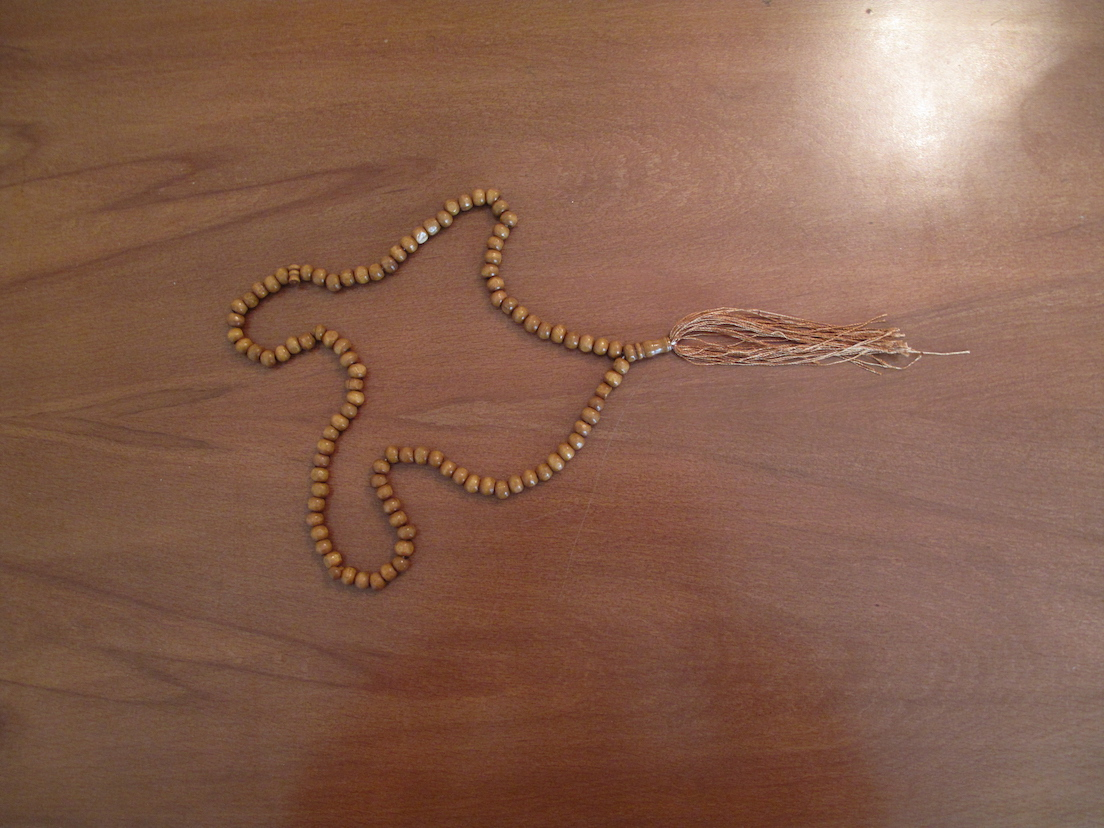
#> input picture Active Contour Segmentation/tasbih.jpg, 1104 x 828 px
$ python ActiveContour.py
#> lines starting #> are read from the running program, lines starting #| are printed output that depends on the picture; after the words box and inside, x2 and y2 are one past the last pixel; in counts of white or black regions, pixels touching at a corner belong together; long printed decimals are rounded
import numpy as np
import cv2
from matplotlib import pyplot as plt
import os


def get_abs_gradient(img):
    sigma = 3
    smoothed = cv2.GaussianBlur(img, (6 * sigma + 1, 6 * sigma + 1), sigma)
    gradient_x = smoothed[:-1, :] - smoothed[1:, :]
    gradient_y = smoothed[:, :-1] - smoothed[:, 1:]

    ret = (gradient_x * gradient_x)[:, :-1] + (gradient_y * gradient_y)[:-1, :]
    none_zero_mask = ret > 20
    print(ret.sum())
    ret = ret * none_zero_mask
    print(ret.sum())
    return ret


def calc_dist(x1, y1, x2, y2):
    return np.sqrt((x1 - x2) ** 2 + (y1 - y2) ** 2)


def get_coord(x, y, state, window_size):
    x += int(state / window_size) - 1
    y += int(state % window_size) - 1
    return x, y


def is_in(x, y, shape):
    return 0 <= x < shape[0] and 0 <= y < shape[1]


def get_mean_d(points):
    n = len(points)
    mean_d = 0
    for i in range(n):
        next = (i + 1) % n
        mean_d += calc_dist(points[i, 0], points[i, 1], points[next, 0], points[next, 1])
    mean_d /= n
    return mean_d


def calc_energy(points, abs_gradient, mean_d):
    internal_energy = calc_internal_energy(points, mean_d)
    external_energy = calc_external_energy(points, abs_gradient)
    landa = 400
    return internal_energy + external_energy * landa


def calc_internal_energy_of_point(points, mean_d, i):
    n = len(points)
    alpha = 1
    betha = 50
    ret = 0
    im1 = (i - 1 + n) % n
    ip1 = (i + 1) % n
    ret += alpha * ((mean_d - calc_dist(points[i, 0], points[i, 1], points[ip1, 0], points[ip1, 0])) ** 2)
    ret += betha * (calc_dist(points[im1, 0] + points[ip1, 0], points[im1, 1] + points[ip1, 1], 2 * points[i, 0],
                              2 * points[i, 1])) ** 2
    return ret


def calc_internal_energy(points, mean_d):
    n = len(points)
    ret = 0
    for i in range(n):
        ret += calc_internal_energy_of_point(points, mean_d, i)
    return ret


def calc_external_energy(points, abs_gradient):
    n = len(points)
    ret = 0
    for i in range(n):
        ret -= abs_gradient[int(points[i, 0]), int(points[i, 1])]
    return ret


def init_points():
    s = np.linspace(0, 2 * np.pi, 300)
    x, y = 400, 550
    radius1, radius2 = 250, 400
    r = x + radius1 * np.sin(s)
    c = y + radius2 * np.cos(s)
    nim_beyzi = np.array([r, c]).T
    return nim_beyzi


rnd = np.random.permutation(300)
def iterate_with_greedy(points, abs_gradient):
    n = len(points)
    inf = 1000_000_000_000
    window_size = 3
    number_of_states = window_size ** 2
    mean_d = get_mean_d(points)
    mean_d *= 0.95
    for i in rnd:
        best_energy = inf
        best_state = (number_of_states + 1) / 2
        for state in range(number_of_states):
            newx, newy = get_coord(points[i, 0], points[i, 1], state, window_size)
            if is_in(newx, newy, abs_gradient.shape):
                oldx, oldy = points[i, 0], points[i, 1]
                points[i, 0], points[i, 1] = newx, newy
                landa = 400
                alpha = 1
                betha = 50
                delta_external_energy = -abs_gradient[int(points[i, 0]), int(points[i, 1])]
                ip1 = (i + 1) % n
                im1 = (i - 1 + n) % n
                # elastic energy
                delta_internal_energy = alpha * ((mean_d - calc_dist(points[i, 0], points[i, 1], points[ip1, 0], points[ip1, 0])) ** 2)
                delta_internal_energy += alpha * ((mean_d - calc_dist(points[i, 0], points[i, 1], points[im1, 0], points[im1, 0])) ** 2)
                delta_internal_energy += betha * ((
                    calc_dist(points[im1, 0] + points[ip1, 0], points[im1, 1] + points[ip1, 1], 2 * points[i, 0],
                              2 * points[i, 1])) ** 2)
                delta_energy = delta_internal_energy + landa * delta_external_energy
                points[i, 0], points[i, 1] = oldx, oldy
                if delta_energy < best_energy:
                    best_energy = delta_energy
                    best_state = state
        best_x, best_y = get_coord(points[i, 0], points[i, 1], best_state, window_size)
        if is_in(best_x, best_y, abs_gradient.shape):
            points[i, 0], points[i, 1] = best_x, best_y


def main():
    img = cv2.imread("tasbih.jpg", cv2.IMREAD_GRAYSCALE)
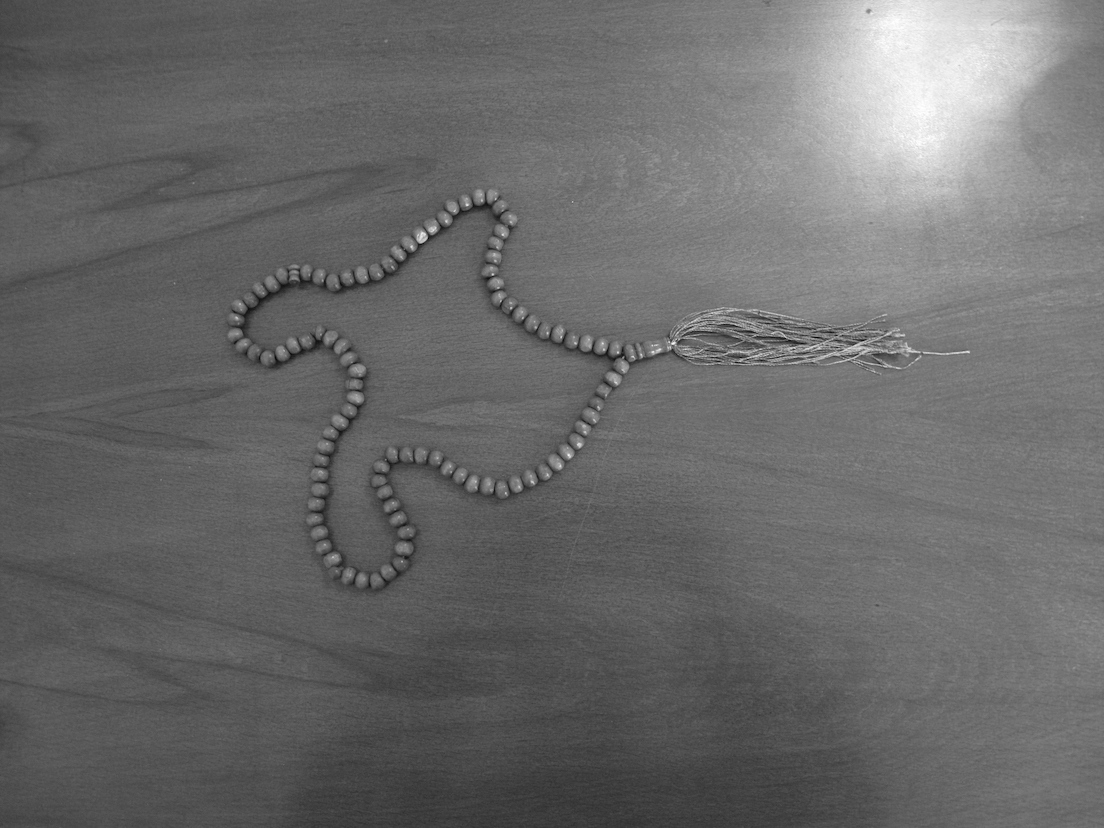
#> img: shape (828, 1104); min 0, max 255, mean 105.9

    abs_gradient = get_abs_gradient(img)
#> in get_abs_gradient, `gradient_x = smoothed[:-1, :] - smoothed[1:, :]`:
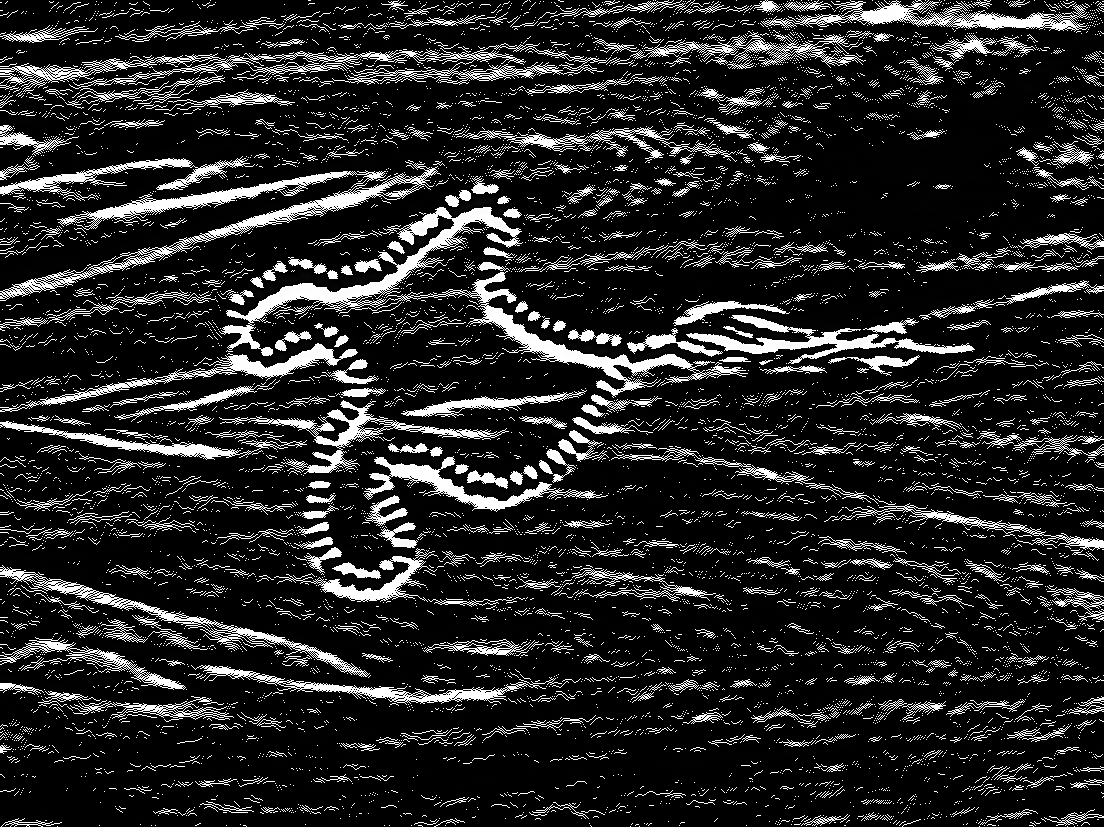
#> gradient_x: shape (827, 1104); min 0, max 255, mean 38
#> in get_abs_gradient, `gradient_y = smoothed[:, :-1] - smoothed[:, 1:]`:
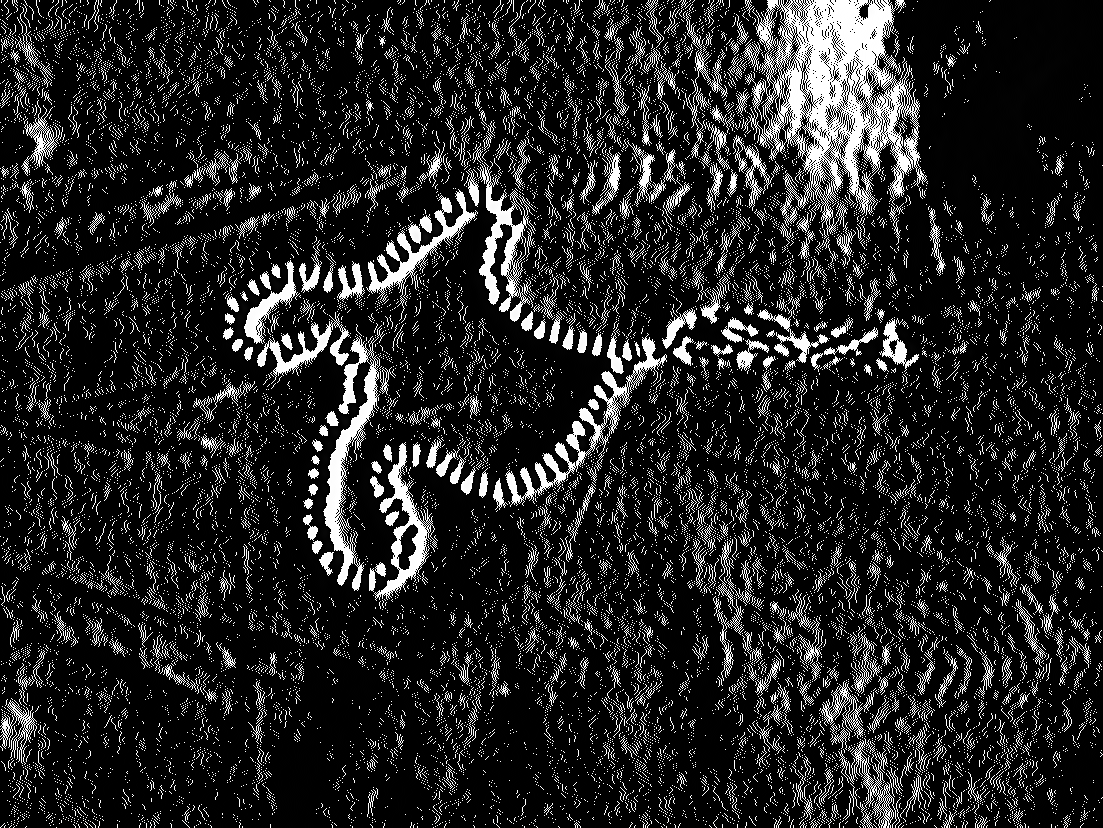
#> gradient_y: shape (828, 1103); min 0, max 255, mean 36.1
#> in get_abs_gradient, `none_zero_mask = ret > 20`:
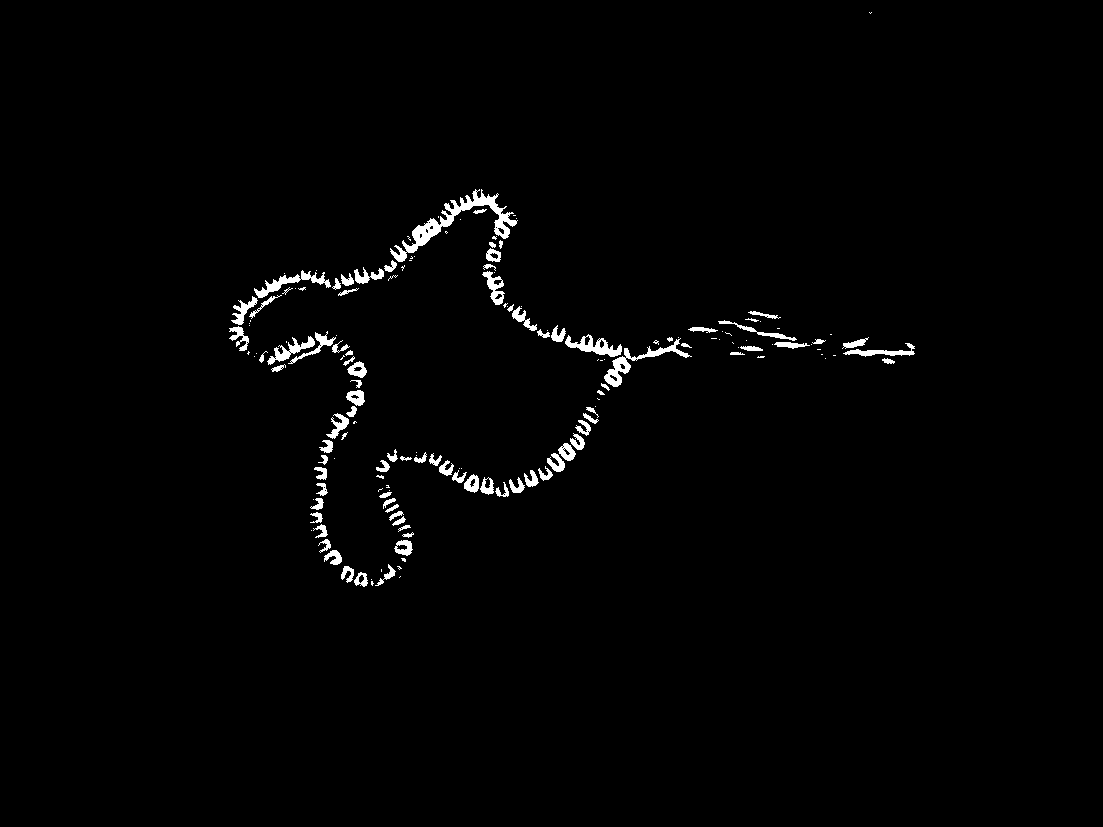
#> none_zero_mask: shape (827, 1103) bool; 1.4% white; 163 white regions (73 under 20 px), largest, box (x1, y1, x2, y2) and area: (390, 189, 518, 262) 1776, (604, 338, 692, 387) 777, (254, 270, 331, 298) 569
#| 1339580
#| 542111

    img = cv2.imread("tasbih.jpg")
#> img is the input picture: shape (828, 1104, 3); mean B, G, R 78.3, 96.5, 134.8

    points = init_points()

    max_iteration = 1000
    iteration_number = 0
    delta_energy = 20

    path = os.path.join(os.getcwd(), "GeneratedImages")
    if not os.path.exists(path):
        os.mkdir(path)
    while iteration_number < max_iteration:
        mean_d = get_mean_d(points)
        e_bef = calc_energy(points, abs_gradient, mean_d)
#> after the loop in calc_external_energy, `for i in range(n):`: ret = 0
#> e_bef = 38388491.3
        iterate_with_greedy(points, abs_gradient)
#> after the loop in iterate_with_greedy, `for i in rnd:`: points = 300 pairs, first value 150 to 650, second value 151 to 949
        e_aft = calc_energy(points, abs_gradient, mean_d)
#> e_aft = 38203860.3
        fig, ax = plt.subplots(figsize=(10, 10))
        ax.imshow(img)
        ax.plot(points[:, 1], points[:, 0], 'ro')
        ax.set_xticks([]), ax.set_yticks([])
        plt.savefig("GeneratedImages/img" + str(iteration_number) + ".jpg")
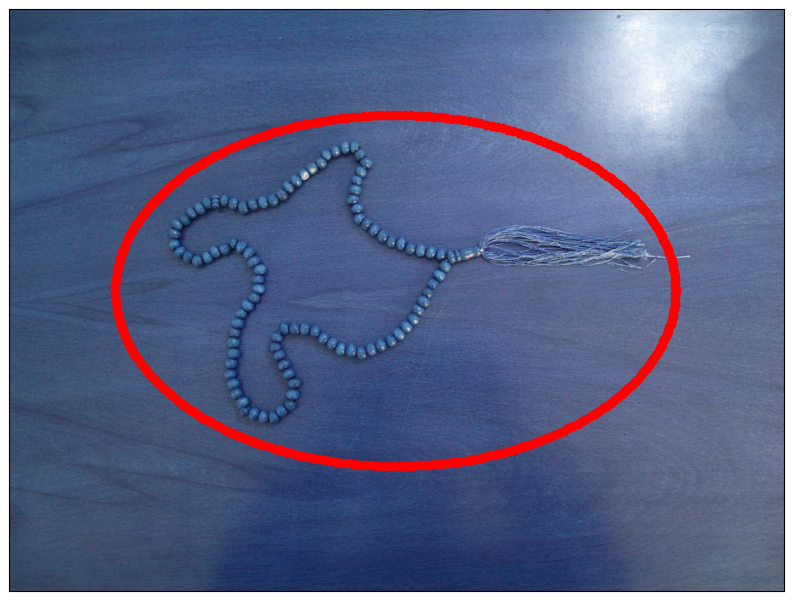
#> figure drawn by matplotlib, 1 panel; B, G, R data is drawn as R, G, B
        plt.close()
        iteration_number += 1
        print(e_bef, e_aft)
#| 38388491.336 38203860.270
        if abs(e_aft - e_bef) < delta_energy:
            break
    fig, ax = plt.subplots(figsize=(10, 10))
    ax.imshow(img)
    ax.plot(points[:, 1], points[:, 0], 'ro')
    ax.set_xticks([]), ax.set_yticks([])
    plt.savefig("FinalImage.jpg")
    plt.close()


if __name__ == '__main__':
    main()
